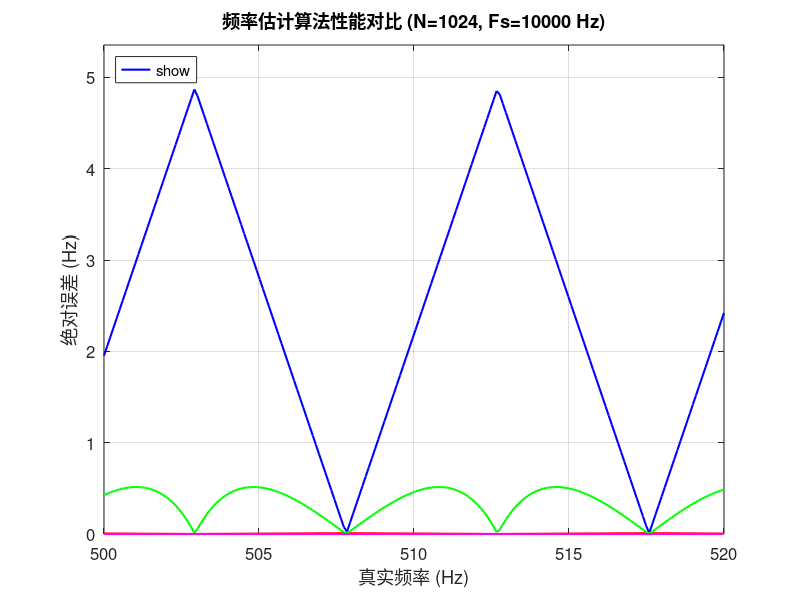

The MATLAB script that drew this image: (Note: this script raises an error after producing the figure.)
function [] = compareTargetPositionPerformanceCyz()

%% 主测试脚本
clear all; close all; clc;

% 参数设置
fs = 10000;          % 采样频率 (Hz)
N = 1024;            % 采样点数
test_points = 200;   % 测试点数
use_window = true;   % 是否使用窗函数

% 生成测试频率范围 (在两个FFT bin之间扫描)
delta_f = fs / N;    % FFT频率分辨率
f_start = 500;       % 起始频率 (Hz)
f_end = 520;         % 结束频率 (Hz)
f_test = linspace(f_start, f_end, test_points);

% 初始化结果存储
errors_rife = zeros(1, test_points);
errors_jacobsen = zeros(1, test_points);
errors_fft = zeros(1, test_points);
errors_phase_diff = zeros(1, test_points);

% 主测试循环
for i = 1:test_points
    % 生成测试信号 (单频余弦波)
    t = (0:N-1)/fs;
    signal = cos(2*pi*f_test(i)*t);
    
    % 分别使用四种算法估计频率
    f_est_rife = rife_estimate(signal, fs, use_window);
    f_est_jacobsen = jacobsen_estimator(signal, fs, use_window);
    f_est_fft = fft_peak_estimate(signal, fs, use_window);
    f_est_phase_diff = dft_phase_estimation(signal, fs, use_window);
    
    % 计算绝对误差
    errors_rife(i) = abs(f_est_rife - f_test(i));
    errors_jacobsen(i) = abs(f_est_jacobsen - f_test(i));
    errors_fft(i) = abs(f_est_fft - f_test(i));
    errors_phase_diff(i) = abs(f_est_phase_diff - f_test(i));
    
    % 显示进度
    if mod(i, 10) == 0
        fprintf('完成 %.0f%% (真实频率: %.2f Hz)\n', i/test_points*100, f_test(i));
    end
end

% 绘制误差曲线
figure;
plot(f_test, errors_fft, 'b', 'LineWidth', 1.5, 'DisplayName', 'FFT直接估计');
hold on;
plot(f_test, errors_rife, 'r', 'LineWidth', 1.5, 'DisplayName', 'Rife插值');
plot(f_test, errors_jacobsen, 'g', 'LineWidth', 1.5, 'DisplayName', '二次多项式插值');
plot(f_test, errors_phase_diff, 'm', 'LineWidth', 1.5, 'DisplayName', 'DFT Phase');
hold off;

% 图表标注
title(sprintf('频率估计算法性能对比 (N=%d, Fs=%d Hz)', N, fs));
xlabel('真实频率 (Hz)');
ylabel('绝对误差 (Hz)');
legend('show', 'Location', 'northwest');
grid on;
set(gca, 'FontSize', 12);

% 设置y轴范围，确保所有误差可见
max_error = max([errors_fft, errors_rife, errors_jacobsen, errors_phase_diff]);
ylim([0, max_error * 1.1]);

% 显示统计结果
fprintf('\n===== 性能总结 (窗函数: %s) =====\n', string(use_window));
fprintf('算法\t\t最大误差(Hz)\t平均误差(Hz)\t标准差(Hz)\n');
fprintf('FFT Peak\t%.4f\t\t%.4f\t\t%.4f\n', max(errors_fft), mean(errors_fft), std(errors_fft));
fprintf('Rife\t\t%.4f\t\t%.4f\t\t%.4f\n', max(errors_rife), mean(errors_rife), std(errors_rife));
fprintf('Jacobsen\t%.4f\t\t%.4f\t\t%.4f\n', max(errors_jacobsen), mean(errors_jacobsen), std(errors_jacobsen));
fprintf('Phase Diff\t%.4f\t\t%.4f\t\t%.4f\n', max(errors_phase_diff), mean(errors_phase_diff), std(errors_phase_diff));

end

%% FFT直接估计算法
function f_est = fft_peak_estimate(x, fs, use_window)
    N = length(x);
    
    % 窗函数处理
    if use_window
        win = hann(N)';
        x_win = x .* win;
        coherent_gain = sum(win)/N;
    else
        win = ones(1, N);
        x_win = x;
        coherent_gain = 1;
    end
    
    % FFT计算
    X = fft(x_win, N);
    P = abs(X)/N;
    P = P / coherent_gain;
    
    % 单边频谱
    P_single = P(1:floor(N/2)+1);
    P_single(2:end-1) = 2*P_single(2:end-1);
    f_axis = (0:floor(N/2)) * fs / N;
    
    % 找到最大谱线
    [~, k0] = max(P_single);
    f_est = f_axis(k0);
end

%% RIFE插值算法
function f_est = rife_estimate(x, fs, use_window)
    N = length(x);
    
    % 窗函数处理
    if use_window
        win = hann(N)';
        x_win = x .* win;
        coherent_gain = sum(win)/N;
    else
        win = ones(1, N);
        x_win = x;
        coherent_gain = 1;
    end
    
    % FFT计算
    X = fft(x_win, N);
    P = abs(X)/N;
    P = P / coherent_gain;
    
    % 单边频谱
    P_single = P(1:floor(N/2)+1);
    P_single(2:end-1) = 2*P_single(2:end-1);
    f_axis = (0:floor(N/2)) * fs / N;
    
    % 找到最大谱线
    [~, k0] = max(P_single);
    
    % 确定次大谱线方向
    if k0 == 1
        r = 1;
        mag_second = P_single(k0+1);
    elseif k0 == length(P_single)
        r = -1;
        mag_second = P_single(k0-1);
    else
        left_mag = P_single(k0-1);
        right_mag = P_single(k0+1);
        if right_mag > left_mag
            r = 1;
            mag_second = right_mag;
        else
            r = -1;
            mag_second = left_mag;
        end
    end
    
    % 计算幅度比
    mag_max = P_single(k0);
    alpha = mag_second / mag_max;
    
    % Rife算法核心公式 (汉宁窗专用)
    delta = (2*alpha - 1) / (alpha + 1);
    
    % 频率估计
    f_est = f_axis(k0) + r * delta * (fs / N);
end

%% 二次多项式插值算法
function f_est = jacobsen_estimator(x, fs, use_window)
    N = length(x);
    
    % 窗函数处理
    if use_window
        win = hann(N)';
        x_win = x .* win;
        coherent_gain = sum(win)/N;
    else
        win = ones(1, N);
        x_win = x;
        coherent_gain = 1;
    end
    
    % FFT计算
    X = fft(x_win, N);
    P = abs(X)/N;
    P = P / coherent_gain;
    
    % 单边频谱
    P_single = P(1:floor(N/2)+1);
    P_single(2:end-1) = 2*P_single(2:end-1);
    f_axis = (0:floor(N/2)) * fs / N;
    
    % 找到最大谱线
    [~, k0] = max(P_single);
    
    % 提取峰值点及相邻两点幅值
    alpha = P_single(k0);
    
    if k0 > 1
        beta = P_single(k0-1);
    else
        beta = 0;
    end
    
    if k0 < length(P_single)
        gamma = P_single(k0+1);
    else
        gamma = 0;
    end
    
    % Jacobsen插值公式
    if k0 > 1 && k0 < length(P_single)
        delta = (gamma - beta) / (2*(2*alpha - beta - gamma));
    else
        delta = 0; % 边界情况使用基本FFT
    end
    
    % 频率估计
    f_est = f_axis(k0) + delta * (fs / N);
end

%% DFT相位法
function f_est = dft_phase_estimation(signal, fs, use_window)
% 输入:
%   signal - 输入实正弦波信号
%   fs     - 采样频率 (Hz)
% 输出:
%   f0_hat     - 估计频率 (Hz)

N = length(signal);
if mod(N, 2) ~= 0
    error('信号长度N必须是偶数');
end
% 1. 将信号分成两个等长子序列
half = N/2;
s1 = signal(1:half);     % 前一半序列
s2 = signal(half+1:end); % 后一半序列
% 窗函数处理
    if use_window
        win = hann(N/2)';
        x1 = signal(1:N/2) .* win;
        x2 = signal(N/2+1:end) .* win;
    else
        x1 = signal(1:N/2);
        x2 = signal(N/2+1:end);
    end

% 2. 分别计算两个子序列的DFT
S1 = fft(x1);  % N/2点DFT
S2 = fft(x2);  % N/2点DFT

% 3. 只考虑正频率部分（避免负频率干扰）
S1 = S1(1:floor(half/2)+1);
S2 = S2(1:floor(half/2)+1);

% 4. 找到DFT幅度最大谱线的位置（在正频率范围内）
[~, idx1] = max(abs(S1));  % 第一段最大幅度位置
[~, idx2] = max(abs(S2));  % 第二段最大幅度位置

% 5. 检查两段的最大峰值位置是否一致（防止噪声干扰）
if idx1 ~= idx2
    % 如果不一致，选择两段中幅度和更大的位置
    if (abs(S1(idx1)) + abs(S2(idx1))) > (abs(S1(idx2)) + abs(S2(idx2)))
        k0 = idx1;
    else
        k0 = idx2;
    end
else
    k0 = idx1;
end
k0 = k0 - 1;  % MATLAB索引从1开始，转换为从0开始的索引

% 6. 提取最大谱线处的相位
phi1 = angle(S1(k0+1));  % 第一段DFT相位
phi2 = angle(S2(k0+1));  % 第二段DFT相位

% 7. 计算相位差并解模糊（保持在[-π, π]范围内）
delta_phi = phi2 - phi1;
delta_phi = mod(delta_phi + pi, 2*pi) - pi;  % 相位解缠绕

% 8. 计算子序列频率分辨率
delta_f_sub = fs / half;  % 子序列DFT频率分辨率

% 9. 估计相对频偏δ
delta = delta_phi / (2*pi);

% 10. 估计频率
f_est = (k0 + delta) * delta_f_sub;

end